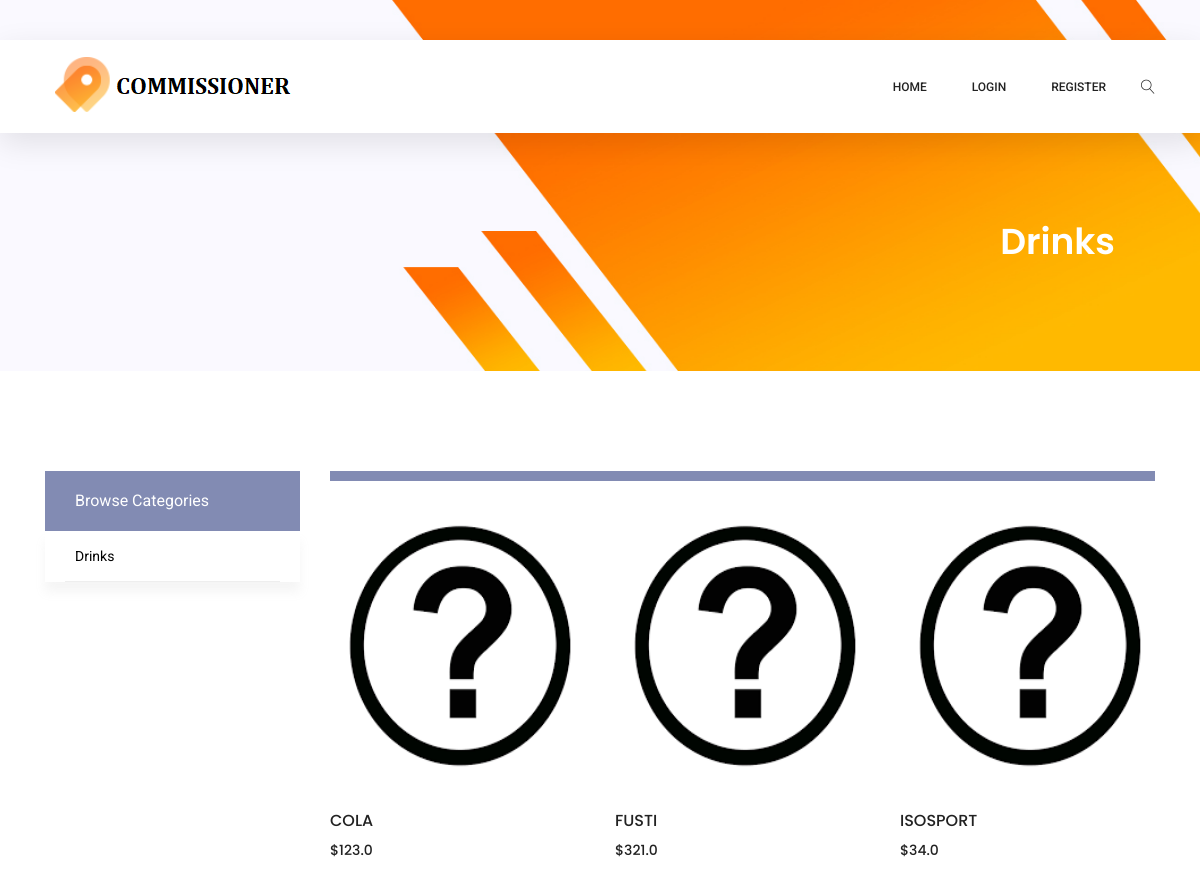
The page /category/1 on the database as committed earlier.
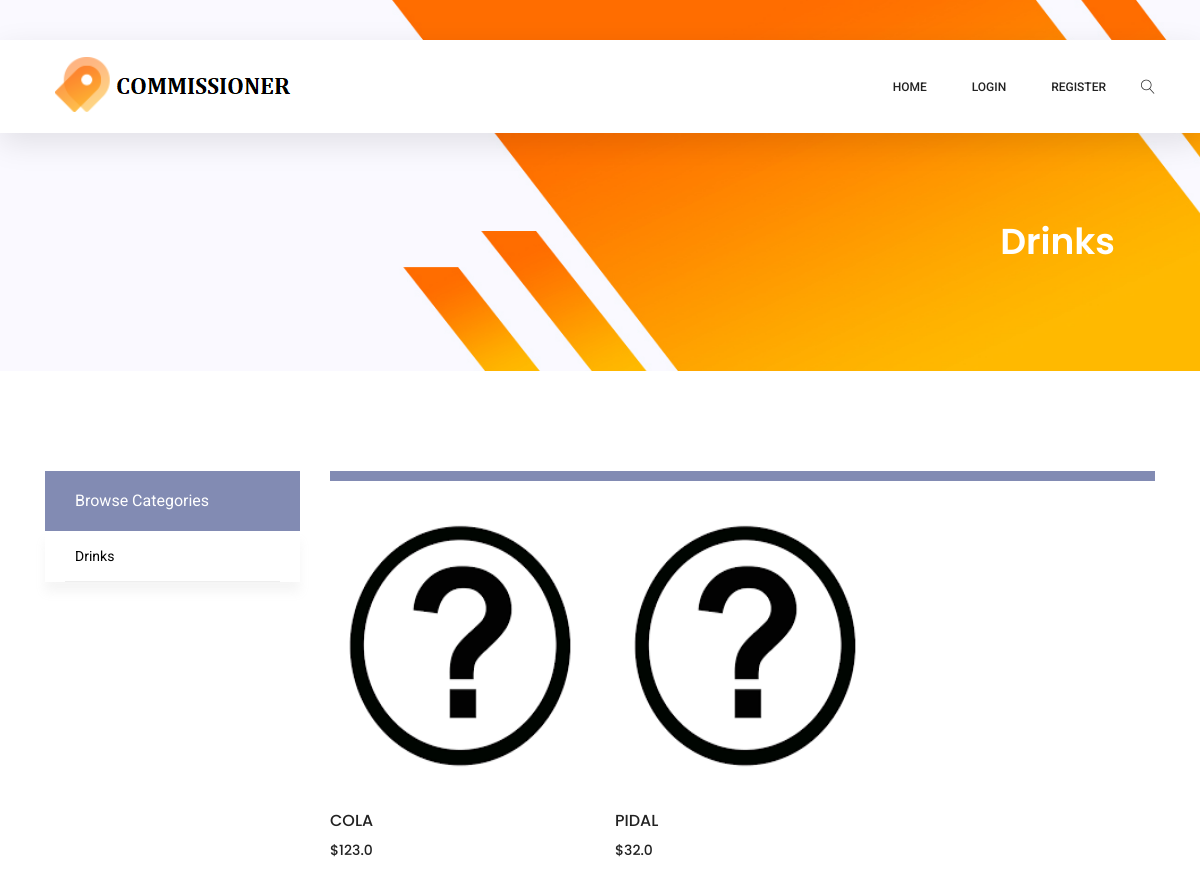
The same page on the database as committed later.
### models.py (models this page shows)
class Category(db.Model):
    __tablename__ = 'category'
    id = db.Column(db.Integer, primary_key=True)
    name = db.Column(db.String(50), unique=True, nullable=False)

class Product(db.Model):
    __tablename__ = 'product'
    __searchable__ = ['name']
    id = db.Column(db.Integer, primary_key=True)
    name = db.Column(db.String(50), unique=True, nullable=False)
    short_description = db.Column(db.String(80), unique=False, nullable=False)
    description = db.Column(db.String(800), unique=False, nullable=False)
    price = db.Column(db.Float, unique=False, nullable=False)
    img = db.Column(db.String(50), unique=False, nullable=False)
    rating =  db.Column(db.Float, unique=False, nullable=False)
    rating_count = db.Column(Integer, unique=False, nullable=True, default=0)
    category_id = db.Column(db.Integer, ForeignKey("category.id"))

### app.py (the view)
@app.route('/category/<int:category_id>')
def category(category_id):
    category = Category.query.filter_by(id=category_id).first()
    products = Product.query.filter_by(category_id=category_id).all()
    categories = Category.query.all()
    return render_template("category.html",category=category,products=products,categories=categories)

### templates/category.html (shortened to what this page needs)
{% extends "base.html" %}
{% block content %}
<section class="banner-area organic-breadcrumb">
    <div class="container">
        <div class="breadcrumb-banner d-flex flex-wrap align-items-center justify-content-end">
            <div class="col-first">
                <h1>{{category.name}}</h1>
            </div>
        </div>
    </div>
</section>
<div class="container">
    <div class="row">
        <div class="col-xl-3 col-lg-4 col-md-5">
            <div class="sidebar-categories">
                <div class="head">Browse Categories</div>
                <ul class="main-categories">
                    {% for category in categories %}
                    <li class="main-nav-list"><a href="/category/{{category.id}}" aria-expanded="false" aria-controls="{{category.name}}">{{category.name}}</a></li>
                    {% endfor %}
                </ul>
            </div>
        </div>
        <div class="col-xl-9 col-lg-8 col-md-7">
            <div class="filter-bar d-flex flex-wrap align-items-center">
            </div>
            <section class="lattest-product-area pb-40 category-list">
                <div class="row">
                    {% for product in products %}
                    <div class="col-lg-4 col-md-6">
                        <div class="single-product">
                            <a href="/product/{{product.id}}"><img  style="width:555px;height:280px" class="img-fluid" src="..\{{product.img}}" alt="" onerror=this.src="../static/img/p1.jpg"></a>
                                <div class="product-details">
                                <h6>{{product.name}}</h6>
                                <div class="price">
                                    <h6>${{product.price}}</h6>
                                </div>
                            </div>
                        </div>
                    </div>
                    {% endfor %}
                </div>
            </section>
        </div>
    </div>
</div>
{% endblock %}

Rows that differ between the two databases and show on the page:
removed Product: name "ISOSPORT", price "34.0"
changed Product: name "FUSTI" → "PIDAL"; price "321.0" → "32.0"
